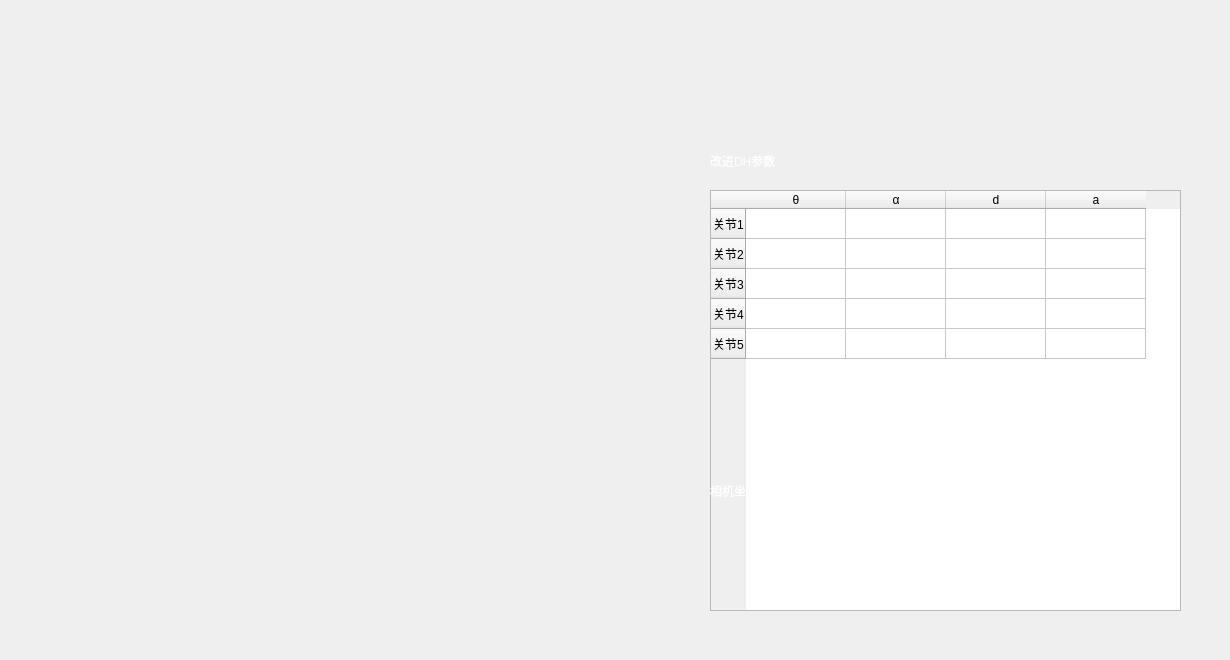
     <widget class="QWidget" name="tab_1_3">
      <attribute name="title">
       <string>机械臂模型</string>
      </attribute>
      <widget class="QLabel" name="label_22">
       <property name="geometry">
        <rect>
         <x>60</x>
         <y>100</y>
         <width>550</width>
         <height>550</height>
        </rect>
       </property>
       <property name="text">
        <string/>
       </property>
       <property name="pixmap">
        <pixmap resource="../resource/1.qrc">:/1/robotarm(1).png</pixmap>
       </property>
       <property name="scaledContents">
        <bool>true</bool>
       </property>
      </widget>
      <widget class="QWidget" name="widget_6" native="true">
       <property name="geometry">
        <rect>
         <x>700</x>
         <y>110</y>
         <width>521</width>
         <height>541</height>
        </rect>
       </property>
       <widget class="QLabel" name="label_23">
        <property name="geometry">
         <rect>
          <x>10</x>
          <y>20</y>
          <width>271</width>
          <height>61</height>
         </rect>
        </property>
        <property name="styleSheet">
         <string notr="true">color: rgb(255, 255, 255);
font: 14pt &quot;微软雅黑&quot;;
border:0px solid
</string>
        </property>
        <property name="text">
         <string>改进DH参数</string>
        </property>
       </widget>
       <widget class="QTableWidget" name="tableWidget_2">
        <property name="geometry">
         <rect>
          <x>10</x>
          <y>80</y>
          <width>471</width>
          <height>421</height>
         </rect>
        </property>
        <row>
         <property name="text">
          <string>关节1</string>
         </property>
        </row>
        <row>
         <property name="text">
          <string>关节2</string>
         </property>
        </row>
        <row>
         <property name="text">
          <string>关节3</string>
         </property>
        </row>
        <row>
         <property name="text">
          <string>关节4</string>
         </property>
        </row>
        <row>
         <property name="text">
          <string>关节5</string>
         </property>
        </row>
        <column>
         <property name="text">
          <string>θ</string>
         </property>
        </column>
        <column>
         <property name="text">
          <string>α</string>
         </property>
        </column>
        <column>
         <property name="text">
          <string>d</string>
         </property>
        </column>
        <column>
         <property name="text">
          <string>a</string>
         </property>
        </column>
       </widget>
       <widget class="QLabel" name="label_25">
        <property name="geometry">
         <rect>
          <x>10</x>
          <y>350</y>
          <width>271</width>
          <height>61</height>
         </rect>
        </property>
        <property name="styleSheet">
         <string notr="true">color: rgb(255, 255, 255);
font: 14pt &quot;微软雅黑&quot;;
border:0px solid
</string>
        </property>
        <property name="text">
         <string>相机坐标系——基准坐标其转换矩阵</string>
        </property>
       </widget>
      </widget>
     </widget>
